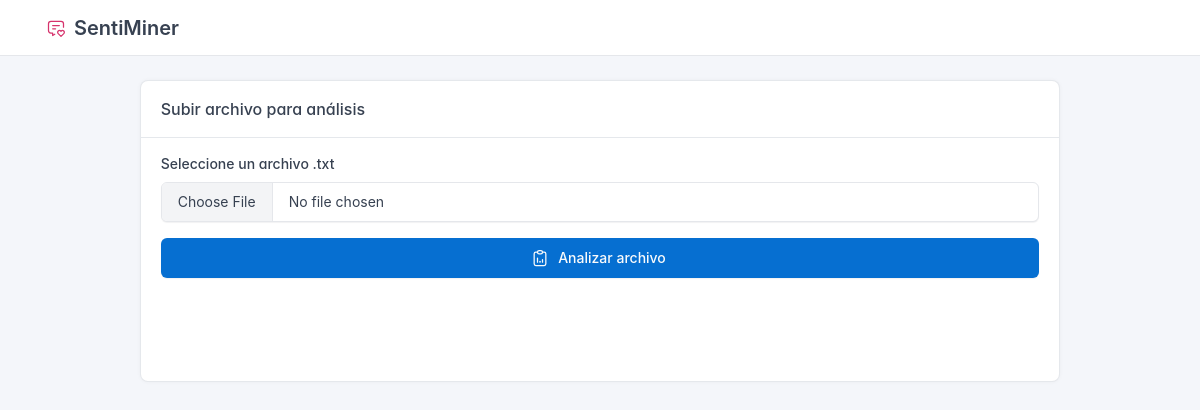
The app's page /, older data.
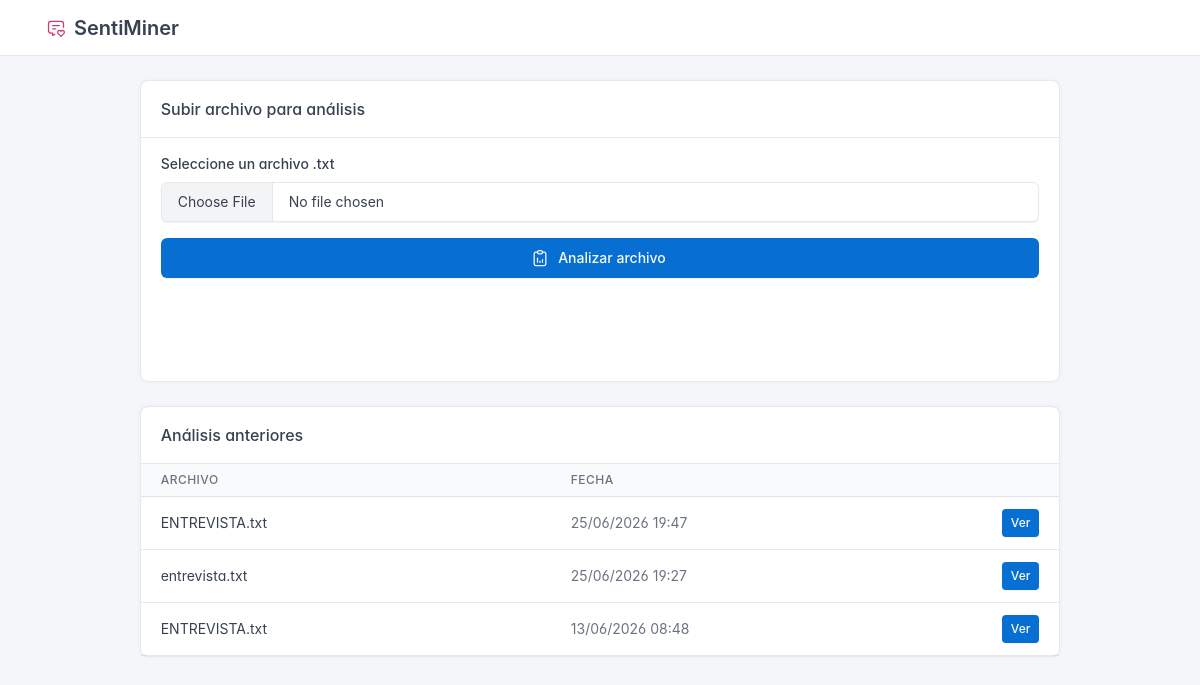
The same page, newer data.
### sentiminer/models.py (models this page shows, shortened)
class ArchivoAnalisis(models.Model):
    nombre_original = models.CharField(max_length=255)
    contenido = models.TextField()
    fecha_subida = models.DateTimeField(auto_now_add=True)
    class Meta:
        verbose_name = "Archivo de Análisis"
        verbose_name_plural = "Archivos de Análisis"
        ordering = ['-fecha_subida']

### sentiminer/views.py (the view)
# urls.py: path('', views.inicio, name='inicio'),
def inicio(request):
    archivos = ArchivoAnalisis.objects.all()
    return render(request, 'sentiminer/inicio.html', {'archivos': archivos})

### sentiminer/templates/sentiminer/inicio.html (shortened to what this page needs)
{% extends 'sentiminer/base.html' %}
{% block content %}
<div class="row justify-content-center">
    <div class="col-lg-10">
        <div class="card">
            <div class="card-header">
                <h3 class="card-title">Subir archivo para análisis</h3>
            </div>
            <div class="card-body">
                <form
                    hx-post="{% url 'subir_archivo' %}"
                    hx-encoding="multipart/form-data"
                    hx-target="#resultado-subida"
                    hx-indicator="#spinner"
                >
                    <div class="mb-3">
                        <label class="form-label">Seleccione un archivo .txt</label>
                        <input
                            type="file"
                            name="archivo"
                            accept=".txt"
                            class="form-control"
                            required
                        >
                    </div>
                    <button type="submit" class="btn btn-primary w-100">
                        Analizar archivo
                    </button>
                </form>
            </div>
        </div>
    </div>
</div>
{% if archivos %}
<div class="row justify-content-center mt-4">
    <div class="col-lg-10">
        <div class="card">
            <div class="card-header">
                <h3 class="card-title">Análisis anteriores</h3>
            </div>
            <div class="table-responsive">
                <table class="table table-vcenter card-table">
                    <thead>
                        <tr>
                            <th>Archivo</th>
                            <th>Fecha</th>
                            <th class="w-1"></th>
                        </tr>
                    </thead>
                    <tbody>
                        {% for archivo in archivos %}
                        <tr>
                            <td>{{ archivo.nombre_original }}</td>
                            <td class="text-secondary">{{ archivo.fecha_subida|date:"d/m/Y H:i" }}</td>
                            <td>
                                <a href="{% url 'resultados' archivo.pk %}" class="btn btn-sm btn-primary">
                                    Ver
                                </a>
                            </td>
                        </tr>
                        {% endfor %}
                    </tbody>
                </table>
            </div>
        </div>
    </div>
</div>
{% endif %}
{% endblock %}

### sentiminer/templates/sentiminer/base.html (shortened to what this page needs)
{% load static %}
<!DOCTYPE html>
<html lang="es">
<head>
    <link rel="stylesheet" href="{% static 'sentiminer/css/tabler.min.css' %}">
</head>
<body>
    <div class="page-wrapper">
        <header class="navbar navbar-expand-md navbar-light d-print-none">
            <div class="container-xl">
                <h1 class="navbar-brand mb-0">
                    SentiMiner
                </h1>
            </div>
        </header>
        <div class="container-xl py-4">
            {% block content %}{% endblock %}
        </div>
    </div>
</body>
</html>

### sentiminer/templates/sentiminer/base.html (style rules this page uses)
body { background: #f4f6fa; }
.page-wrapper { min-height: 100vh; }

Row changes from the older to the newer data that the page shows:
added ArchivoAnalisis: nombre_original "ENTREVISTA.txt", fecha_subida "25/06/2026 19:47"
added ArchivoAnalisis: nombre_original "entrevista.txt", fecha_subida "25/06/2026 19:27"
added ArchivoAnalisis: nombre_original "ENTREVISTA.txt", fecha_subida "13/06/2026 08:48"
Text that changed along with them:
text now shown: "Análisis anteriores ARCHIVO FECHA"
